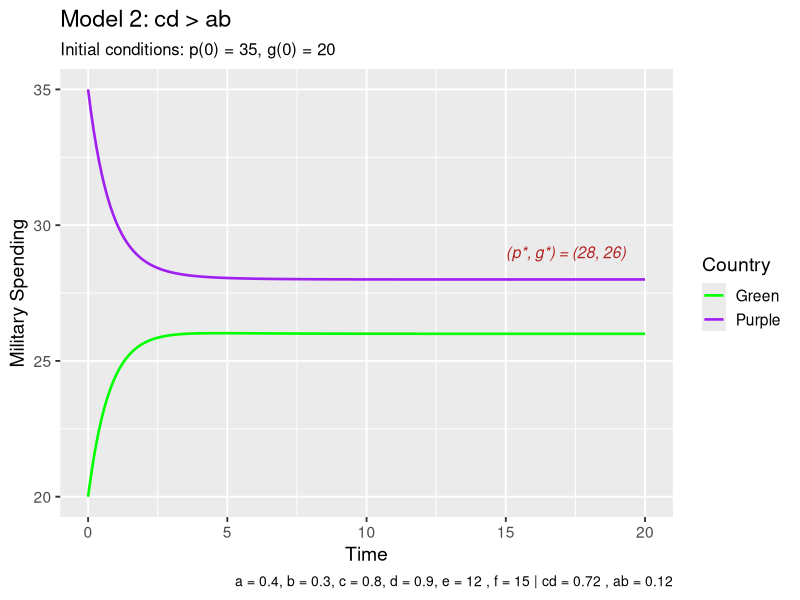
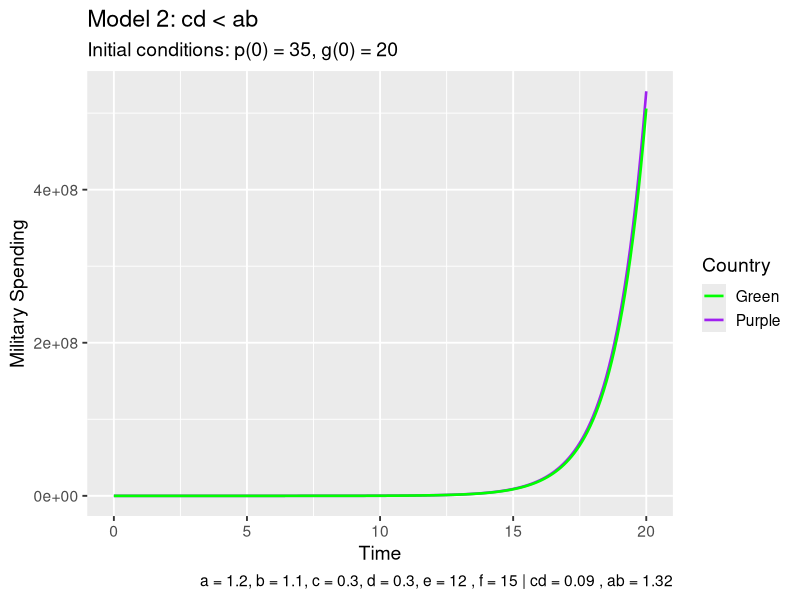
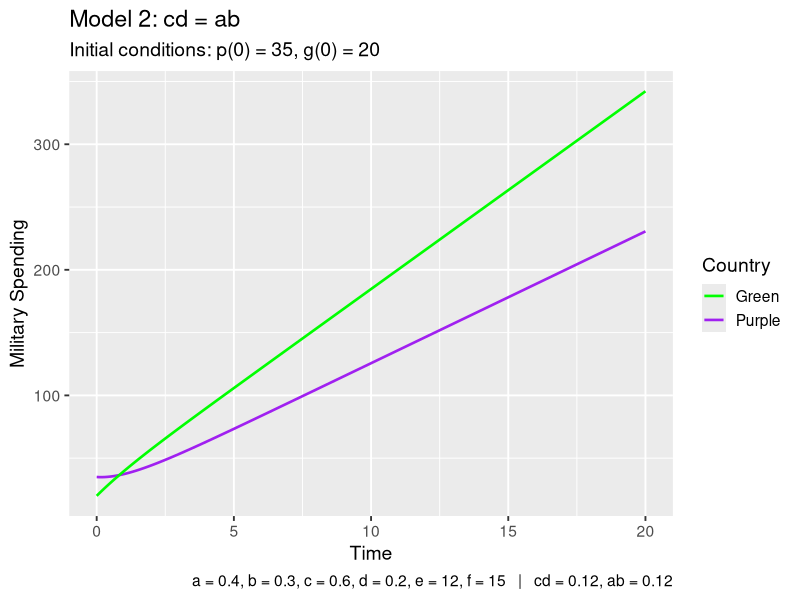

R code for these plots, in order:
###Model 2

#load libraries
library(ggplot2)

#time values
t_vals <- seq(0, 20, by = 0.1)

#parameters
e <- 12
f <- 15

#initial spending levels of each country
p0 <- 35
g0 <- 20

#create matrix to store model values: simulated spending levels of Purple and Green, respectively
arms <- matrix(NA, nrow = 2, ncol = length(t_vals))
arms[,1] <- c(p0, g0)

#Euler method to numerically simulate the arms race model
arms_model <- function(t_vals, arms, a, b, c, d, e, f){
  h <- t_vals[2] - t_vals[1]
  for(t in 2:length(t_vals)){
    
    p_prev <- arms[1, t-1]
    g_prev <- arms[2, t-1]
  
    dp <- a*g_prev - c*p_prev + e
    dg <- b*p_prev - d*g_prev + f
    
    p_new <- p_prev + h*dp
    g_new <- g_prev + h*dg
    
    arms[,t] <- c(p_new, g_new)
  }
  return(arms)
}


#numerically solve for equilibrium
equilibrium <- function(a, b, c, d, e, f) {
  denom <- c*d - a*b
  if (abs(denom) < 1e-10) return(NULL)
  
  p_star <- (d*e + a*f) / denom
  g_star <- (b*e + c*f) / denom
  
  return(c(p_star = p_star, g_star = g_star))
}

#Figure 4 - Condition: cd > ab
model3 <- arms_model(t_vals, arms, a = 0.4, b = 0.3, c = 0.8, d = 0.9, e, f)
soln3 <- data.frame(
  time = t_vals,
  purple = model3[1,],
  green = model3[2,])
eq3 <- equilibrium(a = 0.4, b = 0.3, c = 0.8, d = 0.9, e = e, f = f)
ggplot(soln3) +
  geom_line(aes(x = time, y = purple, colour = "Purple"), linewidth = 0.9) +
  geom_line(aes(x = time, y = green, colour = "Green"), linewidth = 0.9) +
  annotate("text",
           x = max(t_vals)*0.75,
           y = eq3["p_star"] + 1,
           label = paste0("(p*, g*) = (",
                          round(eq3["p_star"],0), ", ",
                          round(eq3["g_star"],0), ")"),
           hjust = 0,
           size = 4,
           colour = "firebrick",
           fontface = "italic") +
  labs(
    title = "Model 2: cd > ab ",
    subtitle = "Initial conditions: p(0) = 35, g(0) = 20",
    x = "Time",
    y = "Military Spending",
    colour = "Country",
    caption = paste("a = 0.4, b = 0.3, c = 0.8, d = 0.9, e =", e, ", f =", f,
                    "| cd =", round(0.8*0.9,2), ", ab =", round(0.4*0.3,2))) +
  scale_colour_manual(values = c("Purple" = "purple", "Green" = "green")) +
  theme_gray(base_size = 14) +
  theme(
    plot.title = element_text(face = "plain"),
    plot.subtitle = element_text(size = 12),
    legend.position = "right",
    plot.caption = element_text(size = 10))

#Figure 7 - Condition: cd < ab
model2 <- arms_model(t_vals, arms, a = 1.2, b = 1.1, c = 0.3, d = 0.3, e, f)
#Plot Model 2
soln2 <- data.frame(
  time = t_vals,
  purple = model2[1,],
  green = model2[2,])
eq2 <- equilibrium(a = 1.2, b = 1.1, c = 0.3, d = 0.3, e = e, f = f)
ggplot(soln2) +
  geom_line(aes(x = time, y = purple, colour = "Purple"), linewidth = 0.9) +
  geom_line(aes(x = time, y = green, colour = "Green"), linewidth = 0.9) +
  labs(
    title = "Model 2: cd < ab ",
    subtitle = "Initial conditions: p(0) = 35, g(0) = 20",
    x = "Time",
    y = "Military Spending",
    colour = "Country",
    caption = paste("a = 1.2, b = 1.1, c = 0.3, d = 0.3, e =", e, ", f =", f,
                    "| cd =", round(0.3*0.3,2), ", ab =", round(1.2*1.1,2))) +
  scale_colour_manual(values = c("Purple" = "purple", "Green" = "green")) +
  theme_gray(base_size = 14)

#Figure 10 - Condition: cd = ab
model1 <- arms_model(t_vals, arms, a = 0.4, b = 0.3, c = 0.6, d = 0.2, e, f)
soln1 <- data.frame(
  time = t_vals,
  purple = model1[1,],
  green = model1[2,])
ggplot(soln1) +
  geom_line(aes(x = time, y = purple, colour = "Purple"), linewidth = 0.9) +
  geom_line(aes(x = time, y = green, colour = "Green"), linewidth = 0.9) +
  labs(
    title = "Model 2: cd = ab ",
    subtitle = "Initial conditions: p(0) = 35, g(0) = 20",
    x = "Time",
    y = "Military Spending",
    colour = "Country",
    caption = paste0(
      "a = 0.4, b = 0.3, c = 0.6, d = 0.2, e = ", e, ", f = ", f,
      "   |   cd = ", round(0.6*0.2,2),
      ", ab = ", round(0.4*0.3,2))) +
  scale_colour_manual(values = c("Purple" = "purple", "Green" = "green")) +
  theme_gray(base_size = 14)
